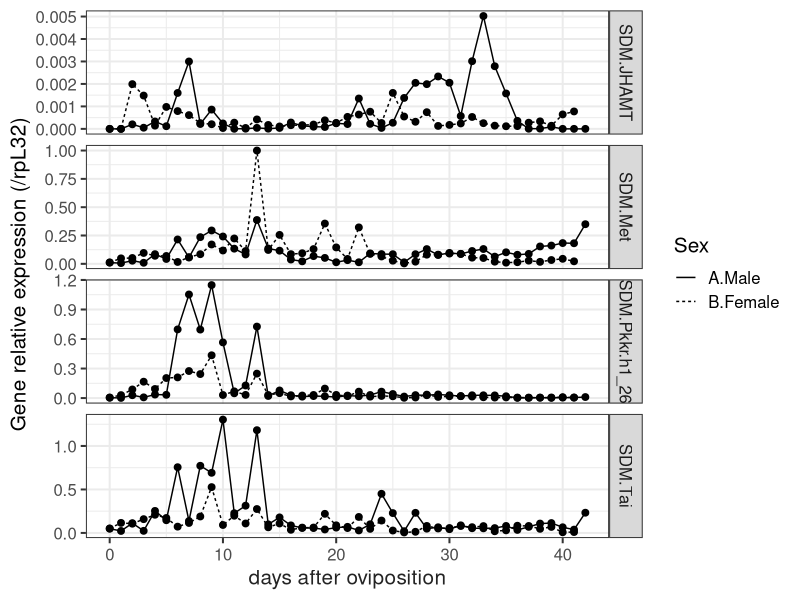
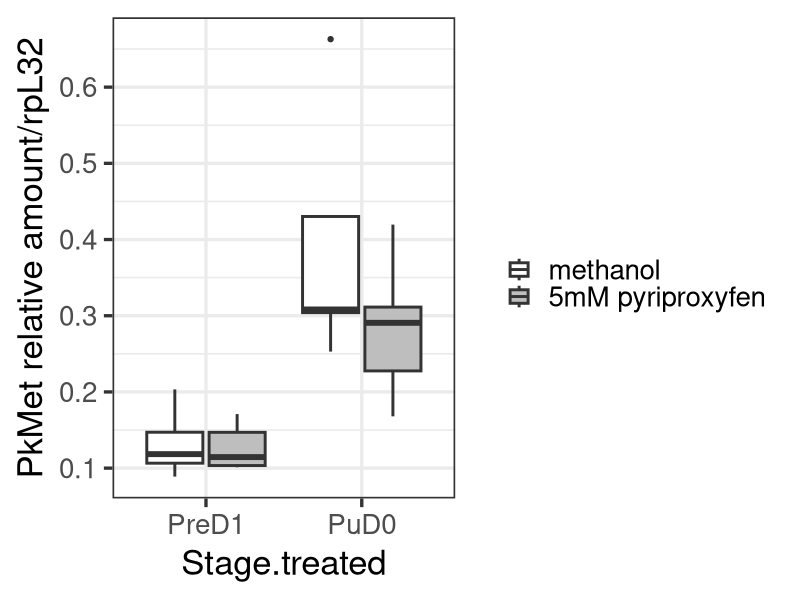
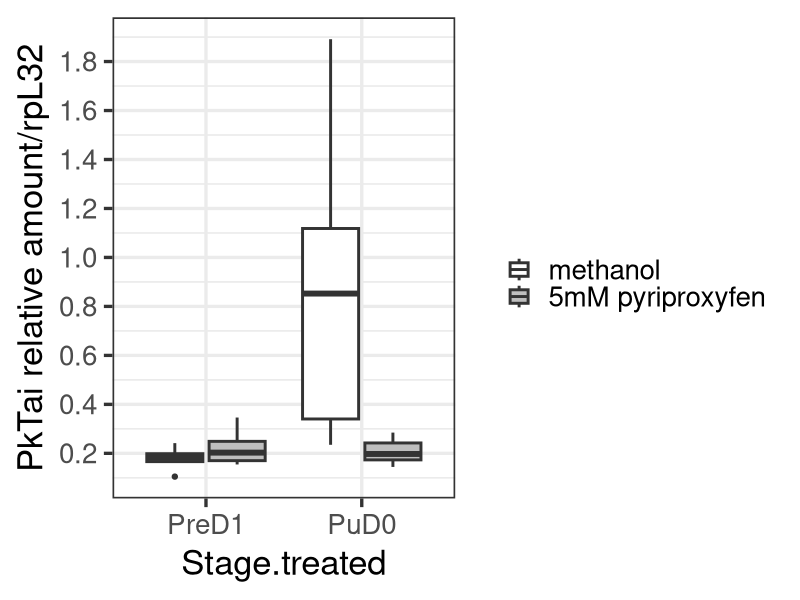
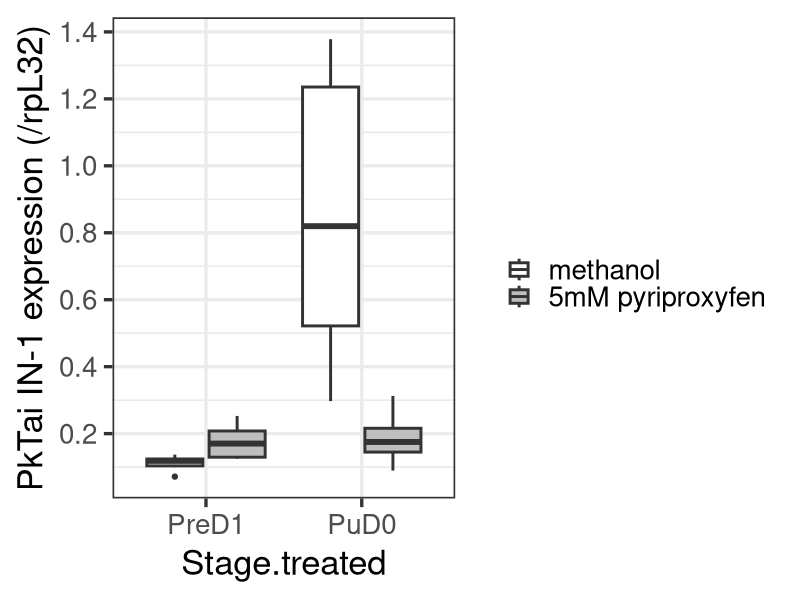
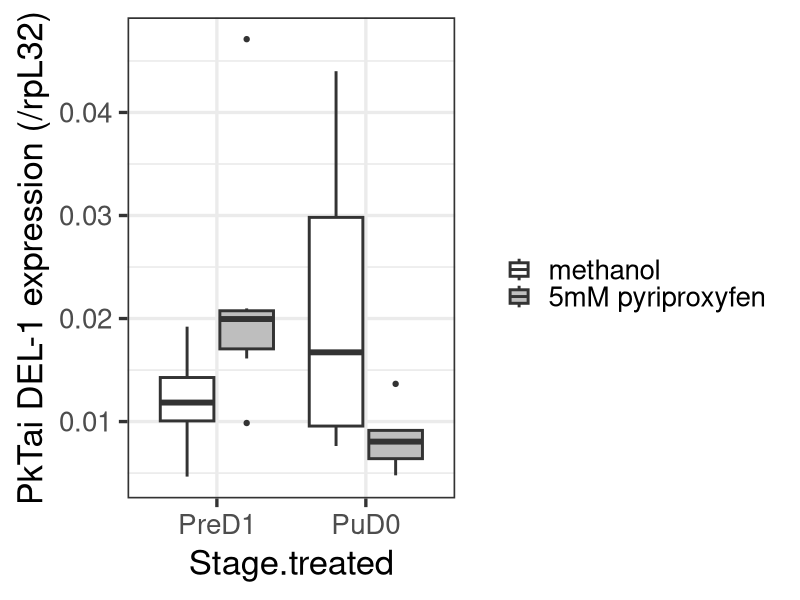
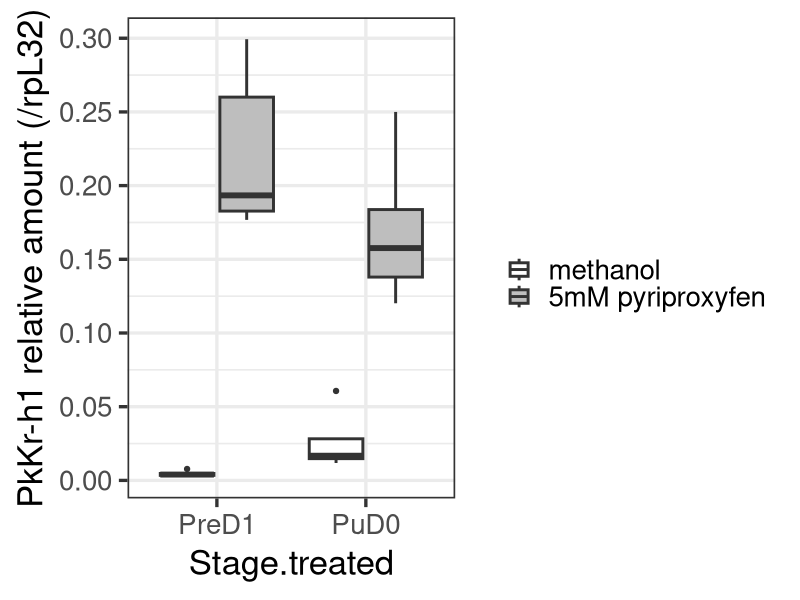
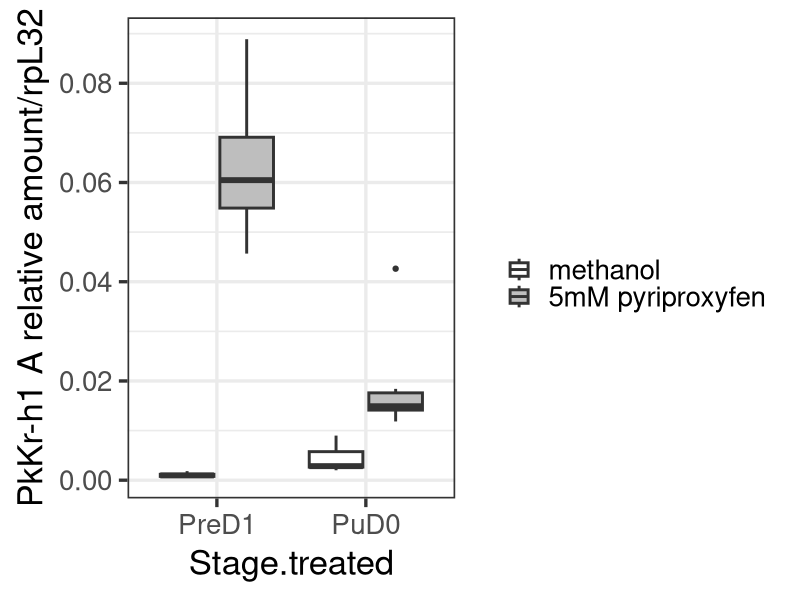
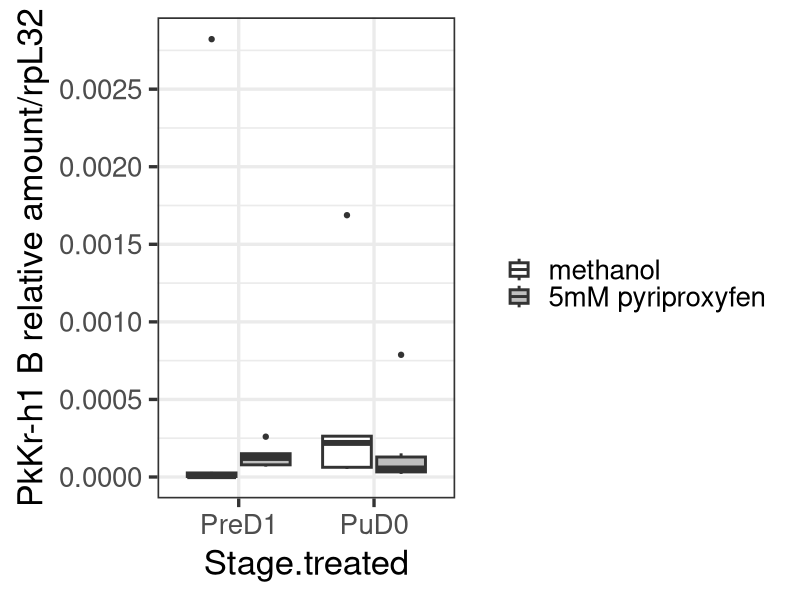

Recreate these plots in R, in order.
## ---- chunk 1
library(ggplot2)
library(plyr)
library(tidyr)


##script source for summarizeSE: http://www.cookbook-r.com/Graphs/Plotting_means_and_error_bars_(ggplot2)/#Helper functions
## Gives count, mean, standard deviation, standard error of the mean, and confidence interval (default 95%).
##   data: a data frame.
##   measurevar: the name of a column that contains the variable to be summariezed
##   groupvars: a vector containing names of columns that contain grouping variables
##   na.rm: a boolean that indicates whether to ignore NA's
##   conf.interval: the percent range of the confidence interval (default is 95%)
summarySE <- function(data=NULL, measurevar, groupvars=NULL, na.rm=FALSE,
                      conf.interval=.95, .drop=TRUE) {
    library(plyr)

    # New version of length which can handle NA's: if na.rm==T, don't count them
    length2 <- function (x, na.rm=FALSE) {
        if (na.rm) sum(!is.na(x))
        else       length(x)
    }

    # This does the summary. For each group's data frame, return a vector with
    # N, mean, and sd
    datac <- ddply(data, groupvars, .drop=.drop,
      .fun = function(xx, col) {
        c(N    = length2(xx[[col]], na.rm=na.rm),
          mean = mean   (xx[[col]], na.rm=na.rm),
          sd   = sd     (xx[[col]], na.rm=na.rm)
        )
      },
      measurevar
    )

    # Rename the "mean" column    
    datac <- rename(datac, c("mean" = measurevar))

    datac$se <- datac$sd / sqrt(datac$N)  # Calculate standard error of the mean

    # Confidence interval multiplier for standard error
    # Calculate t-statistic for confidence interval: 
    # e.g., if conf.interval is .95, use .975 (above/below), and use df=N-1
    ciMult <- qt(conf.interval/2 + .5, datac$N-1)
    datac$ci <- datac$se * ciMult

    return(datac)
}

## ---- chunk 2
dataA<-read.csv(file="expressionprofile.csv",header =TRUE)
dataB<-read.csv(file="Pyri5mM.csv",header = TRUE)

#reshaping data
dataA2<-gather(dataA,Gene,SDM,7:24)

#summarizing by gene, day after oviposition and sex
dataA3<-ddply(dataA2,~Day.after.oviposition +Sex+Gene,summarise,meanrp49=mean(SDM.rp49.2),meanSDM=mean(SDM))

#normalize dataB with housekeeping gene
dataB$gene.normal<-dataB$SDM.gene/dataB$rp49.2

#making mean and error values
dataBs<-summarySE(dataB, measurevar="gene.normal", groupvars=c("Treatment","Stage.treated","Gene"))

## ---- chunk 3
library(dplyr)
Figure2<-subset(dataA3,Gene=="SDM.JHAMT"|Gene=="SDM.Met"|Gene=="SDM.Tai"|Gene=="SDM.Pkkr.h1_26")

pFig1<-ggplot(Figure2, aes(x=Day.after.oviposition,y=meanSDM/meanrp49,group=Sex)) +
  geom_point(aes(linetype=Sex),size=2)+
  geom_line(aes(linetype=Sex),size=0.5)+
  theme(panel.grid.major = element_blank(), panel.grid.minor = element_blank(), panel.background = element_blank(), axis.line = element_line(colour = "black"))+
  ylab("Gene relative expression (/rpL32)") +xlab("days after oviposition") +
  theme_bw(15) + 
  theme(axis.title.x = element_text(colour = "#242424"))

pFig1+facet_grid(Gene~.,scales="free")
## ---- chunk 4
#boxplot

PkMetbox<-subset(dataB, Gene=="B.Met")
PkMetbox<-select(PkMetbox, gene.normal,Stage.treated, Treatment)
Metbox<-ggplot(data = PkMetbox, aes(x = Stage.treated, y = gene.normal)) + 
  geom_boxplot(aes(fill = Treatment), width = 0.8, size=1) +
  ylab("PkMet relative amount/rpL32") +
  scale_fill_manual(name="", # Legend label, use darker colors
                  breaks=c("A.Methanol", "B.5mM"),
                  labels=c("methanol","5mM pyriproxyfen"),
                  values=c("white", "grey"))+
  scale_y_continuous(breaks=seq(0,2,by = 0.1)) + theme_bw(25)

Metbox
postscript("Figure3C-PkMetboxplot.ps")
Metbox
dev.off()

## ---- chunk 5
prepupatestMet<-subset(dataB,dataB$Stage.treated=="PreD1" & dataB$Gene=="B.Met")
t.test(gene.normal~Treatment,data=prepupatestMet)
pupatestMet<-subset(dataB,dataB$Stage.treated=="PuD0" & dataB$Gene=="B.Met")
t.test(gene.normal~Treatment,data=pupatestMet)
## ---- chunk 6
PkTaibox<-subset(dataB, Gene=="O.Tai")
PkTaibox
PkTaibox<-select(PkTaibox, gene.normal,Stage.treated, Treatment)
Taibox<-ggplot(data = PkTaibox, aes(x = Stage.treated, y = gene.normal)) + 
  geom_boxplot(aes(fill = Treatment), width = 0.8, size=1) + 
  ylab("PkTai relative amount/rpL32") +
  scale_fill_manual(name="", # Legend label, use darker colors
                  breaks=c("A.Methanol", "B.5mM"),
                  labels=c("methanol","5mM pyriproxyfen"),
                  values=c("white", "grey")) +
  scale_y_continuous(breaks=seq(0,2,by = 0.2)) + theme_bw(25)
Taibox
postscript("Figure3-PkTaiboxplot.ps")
Taibox
dev.off()
## ---- chunk 7
PkTaiINbox<-subset(dataB, Gene=="P.Tai.IN")
PkTaiINbox
PkTaiINbox<-select(PkTaiINbox, gene.normal,Stage.treated, Treatment)
TaiINbox<-ggplot(data = PkTaiINbox, aes(x = Stage.treated, y = gene.normal)) + 
  geom_boxplot(aes(fill = Treatment), width = 0.8, size=1) + 
  ylab("PkTai IN-1 expression (/rpL32)") +
  scale_fill_manual(name="", # Legend label, use darker colors
                  breaks=c("A.Methanol", "B.5mM"),
                  labels=c("methanol","5mM pyriproxyfen"),
                  values=c("white", "grey")) +
  scale_y_continuous(breaks=seq(0,2,by = 0.2)) + theme_bw(25)
TaiINbox
postscript("Figure3-PkTaiINboxplot.ps")
TaiINbox
dev.off()
## ---- chunk 8
#boxplot
PkTaiDELbox<-subset(dataB, Gene=="Q.Tai-DEL")
PkTaiDELbox
PkTaiDELbox<-select(PkTaiDELbox, gene.normal,Stage.treated, Treatment)
TaiDELbox<-ggplot(data = PkTaiDELbox, aes(x = Stage.treated, y = gene.normal)) + 
  geom_boxplot(aes(fill = Treatment), width = 0.8, size =1) + 
  ylab("PkTai DEL-1 expression (/rpL32)") +
  scale_fill_manual(name="", # Legend label, use darker colors
                  breaks=c("A.Methanol", "B.5mM"),
                  labels=c("methanol","5mM pyriproxyfen"),
                  values=c("white", "grey")) +
  scale_y_continuous(breaks=seq(0,2,by = 0.01)) + theme_bw(25)
TaiDELbox
postscript("Figure3-PkTaiDELbox.ps")
TaiDELbox
dev.off()

## ---- chunk 9

prepupatestPkTaiIN<-subset(dataB,dataB$Stage.treated=="PreD1" & dataB$Gene=="P.Tai.IN")
t.test(gene.normal~Treatment,data=prepupatestPkTaiIN)
pupatestPkTaiIN<-subset(dataB,dataB$Stage.treated=="PuD0" & dataB$Gene=="P.Tai.IN")
t.test(gene.normal~Treatment,data=pupatestPkTaiIN)


prepupatestPkTaiDEL<-subset(dataB,dataB$Stage.treated=="PreD1" & dataB$Gene=="Q.Tai-DEL")
t.test(gene.normal~Treatment,data=prepupatestPkTaiDEL)
pupatestPkTaiDEL<-subset(dataB,dataB$Stage.treated=="PuD0" & dataB$Gene=="Q.Tai-DEL")
t.test(gene.normal~Treatment,data=pupatestPkTaiDEL)

prepupatestPkTai<-subset(dataB,dataB$Stage.treated=="PreD1" & dataB$Gene=="O.Tai")
t.test(gene.normal~Treatment,data=prepupatestPkTai)
pupatestPkTai<-subset(dataB,dataB$Stage.treated=="PuD0" & dataB$Gene=="O.Tai")
t.test(gene.normal~Treatment,data=pupatestPkTai)

## ---- chunk 10
PkKrh1<-subset(dataBs,dataBs$Gene=="D.kr-h1")
PkKrh1box<-subset(dataB, Gene=="D.kr-h1")
PkKrh1box
PkKrh1box<-select(PkKrh1box, gene.normal,Stage.treated, Treatment)
Krh1box<-ggplot(data = PkKrh1box, aes(x = Stage.treated, y = gene.normal)) + 
  geom_boxplot(aes(fill = Treatment), width = 0.8, size=1) + 
  ylab("PkKr-h1 relative amount (/rpL32)") +
  scale_fill_manual(name="", # Legend label, use darker colors
                  breaks=c("A.Methanol", "B.5mM"),
                  labels=c("methanol","5mM pyriproxyfen"),
                  values=c("white", "grey"))+
  scale_y_continuous(breaks=seq(0,2,by = 0.05)) + theme_bw(25)

Krh1box
postscript("Figure3-PkKrh1boxplot.ps")
Krh1box
dev.off()
## ---- chunk 11
#boxplot
PkKrh1Abox<-subset(dataB, Gene=="E.Pkkr-h1A")
PkKrh1Abox
PkKrh1Abox<-select(PkKrh1Abox, gene.normal,Stage.treated, Treatment)
Krh1Abox<-ggplot(data = PkKrh1Abox, aes(x = Stage.treated, y = gene.normal)) + 
  geom_boxplot(aes(fill = Treatment), width = 0.8, size=1) + 
  ylab("PkKr-h1 A relative amount/rpL32") +
  scale_fill_manual(name="", # Legend label, use darker colors
                  breaks=c("A.Methanol", "B.5mM"),
                  labels=c("methanol","5mM pyriproxyfen"),
                  values=c("white", "grey")) +
  scale_y_continuous(breaks=seq(0,2,by = 0.02)) + theme_bw(25)

Krh1Abox
postscript("Figure3-PkKrh1Aboxplot.ps")
Krh1Abox
dev.off()
## ---- chunk 12
#boxplot
PkKrh1Bbox<-subset(dataB, Gene=="F.Pkkr-h1B")
PkKrh1Bbox
PkKrh1Bbox<-select(PkKrh1Bbox, gene.normal,Stage.treated, Treatment)
Krh1Bbox<-ggplot(data = PkKrh1Bbox, aes(x = Stage.treated, y = gene.normal)) + 
  geom_boxplot(aes(fill = Treatment), width = 0.8,size=1) + 
  ylab("PkKr-h1 B relative amount/rpL32") +
  scale_fill_manual(name="", # Legend label, use darker colors
                  breaks=c("A.Methanol", "B.5mM"),
                  labels=c("methanol","5mM pyriproxyfen"),
                  values=c("white", "grey")) +
  scale_y_continuous(breaks=seq(0,2,by = 0.0005)) + theme_bw(25)

Krh1Bbox
postscript("Figure3H-PkKrh1Bboxplot.ps")
Krh1Bbox
dev.off()
## ---- chunk 13
#subsetting original data for statistical tests prepupae

prepupatestPkkrh1<-subset(dataB,dataB$Stage.treated=="PreD1" & dataB$Gene=="D.kr-h1")
t.test(gene.normal~Treatment,data=prepupatestPkkrh1)
pupatestPkkrh1<-subset(dataB,dataB$Stage.treated=="PuD0" & dataB$Gene=="D.kr-h1")
t.test(gene.normal~Treatment,data=pupatestPkkrh1)

prepupatestPkkrh1A<-subset(dataB,dataB$Stage.treated=="PreD1" & dataB$Gene=="E.Pkkr-h1A")
t.test(gene.normal~Treatment,data=prepupatestPkkrh1A)
pupatestPkkrh1A<-subset(dataB,dataB$Stage.treated=="PuD0" & dataB$Gene=="E.Pkkr-h1A")
t.test(gene.normal~Treatment,data=pupatestPkkrh1A)


prepupatestPkkrh1B<-subset(dataB,dataB$Stage.treated=="PreD1" & dataB$Gene=="F.Pkkr-h1B")
t.test(gene.normal~Treatment,data=prepupatestPkkrh1B)
pupatestPkkrh1B<-subset(dataB,dataB$Stage.treated=="PuD0" & dataB$Gene=="F.Pkkr-h1B")
t.test(gene.normal~Treatment,data=pupatestPkkrh1B)
## ---- chunk 14
Figure5<-subset(dataA3,Gene=="SDM.Pkbr1"|Gene=="SDM.Pkbr2"|Gene=="SDM.Pkbr3")
pFig5<-ggplot(Figure5, aes(x=Day.after.oviposition,y=meanSDM/meanrp49,group=Sex)) +
   geom_point(aes(linetype=Sex))+
   geom_line(aes(linetype=Sex))+
  theme(panel.grid.major = element_blank(), panel.grid.minor = element_blank(), panel.background = element_blank(), axis.line = element_line(colour = "black"))+
  ylab("Pkbr copies relative expression (/rpL32)") +xlab("days after oviposition") +
  theme_bw(15) + 
  theme(axis.title.x = element_text(colour = "#242424"))

pFig5+facet_grid(Gene~.,scale="free")

## ---- chunk 15
FigureS7A<-subset(dataA3,Gene=="SDM.Pkbr1.Z2"|Gene=="SDM.Pkbr1.Z4"|Gene=="SDM.Pkbr2.Z2"|Gene=="SDM.Pkbr2.Z4"|Gene=="SDM.Pkbr3.Z2")
pFigS7A<-ggplot(FigureS7A, aes(x=Day.after.oviposition,y=meanSDM/meanrp49,group=Sex)) +
   geom_point(aes(linetype=Sex))+
   geom_line(aes(linetype=Sex))+
  theme(panel.grid.major = element_blank(), panel.grid.minor = element_blank(), panel.background = element_blank(), axis.line = element_line(colour = "black"))+
  ylab("Pkbr copies and isoforms relative expression (/rpL32)") +xlab("days after oviposition") +
  theme_bw(15) + 
  theme(axis.title.x = element_text(colour = "#242424"))

pFigS7A+facet_grid(Gene~.,scale="free")
## ---- chunk 16
#boxplot
Pkbr1box<-subset(dataB, Gene=="G.Pkbr1")
Pkbr1box
Pkbr1box<-select(Pkbr1box, gene.normal,Stage.treated, Treatment)
br1box<-ggplot(data = Pkbr1box, aes(x = Stage.treated, y = gene.normal)) + 
  geom_boxplot(aes(fill = Treatment), width = 0.8, size=1) + 
  ylab("Pkbr1 relative amount/rpL32") +
  scale_fill_manual(name="", # Legend label, use darker colors
                  breaks=c("A.Methanol", "B.5mM"),
                  labels=c("methanol","5mM pyriproxyfen"),
                  values=c("white", "grey")) +
  scale_y_continuous(breaks=seq(0,2,by = 0.05)) + theme_bw(25)

br1box
postscript("Figure5B-Pkbr1Bboxplot.ps")
br1box
dev.off()

## ---- chunk 17
#boxplot
Pkbr1Z2box<-subset(dataB, Gene=="H.Pkbr1.Z2")
Pkbr1Z2box
Pkbr1Z2box<-select(Pkbr1Z2box, gene.normal,Stage.treated, Treatment)
br1Z2box<-ggplot(data = Pkbr1Z2box, aes(x = Stage.treated, y = gene.normal)) + 
  geom_boxplot(aes(fill = Treatment), width = 0.8, size=1) + 
  ylab("Pkbr1 Z2 relative amount/rpL32") +
  scale_fill_manual(name="", # Legend label, use darker colors
                  breaks=c("A.Methanol", "B.5mM"),
                  labels=c("methanol","5mM pyriproxyfen"),
                  values=c("white", "grey")) +
  scale_y_continuous(breaks=seq(0,2,by = 0.01)) + theme_bw(25)

br1Z2box
postscript("Figure5C-Pkbr1Z2boxplot.ps")
br1Z2box
dev.off()
## ---- chunk 18
#boxplot
Pkbr1Z4box<-subset(dataB, Gene=="I.Pkbr1.Z4")
Pkbr1Z4box
Pkbr1Z4box<-select(Pkbr1Z4box, gene.normal,Stage.treated, Treatment)
br1Z4box<-ggplot(data = Pkbr1Z4box, aes(x = Stage.treated, y = gene.normal)) + 
  geom_boxplot(aes(fill = Treatment), width = 0.8, size=1) + 
  ylab("Pkbr1 Z2 relative amount/rpL32") +
  scale_fill_manual(name="", # Legend label, use darker colors
                  breaks=c("A.Methanol", "B.5mM"),
                  labels=c("methanol","5mM pyriproxyfen"),
                  values=c("white", "grey")) +
  scale_y_continuous(breaks=seq(0,2,by = 0.01)) + theme_bw(25)
br1Z4box
postscript("Figure5D-Pkbr1Z4boxplot.ps")
br1Z4box
dev.off()
## ---- chunk 19
#boxplot
Pkbr3box<-subset(dataB, Gene=="M.Pkbr3")
Pkbr3box
Pkbr3box<-select(Pkbr3box, gene.normal,Stage.treated, Treatment)
br3box<-ggplot(data = Pkbr3box, aes(x = Stage.treated, y = gene.normal)) + 
  geom_boxplot(aes(fill = Treatment), width = 0.8, size=1) + 
  ylab("Pkbr1 Z2 relative amount/rpL32") +
  scale_fill_manual(name="", # Legend label, use darker colors
                  breaks=c("A.Methanol", "B.5mM"),
                  labels=c("methanol","5mM pyriproxyfen"),
                  values=c("white", "grey")) +
  scale_y_continuous(breaks=seq(0,2,by = 0.05)) + theme_bw(25)
br3box
postscript("Figure5E-Pkbr3boxplot.ps")
br3box
dev.off()
## ---- chunk 20
#boxplot
Pkbr3Z2box<-subset(dataB, Gene=="N.Pkbr3.Z2")
Pkbr3Z2box
Pkbr3Z2box<-select(Pkbr3Z2box, gene.normal,Stage.treated, Treatment)
br3Z2box<-ggplot(data = Pkbr3Z2box, aes(x = Stage.treated, y = gene.normal)) + 
  geom_boxplot(aes(fill = Treatment), width = 0.8, size=1) + 
  ylab("Pkbr1 Z2 relative amount/rpL32") +
  scale_fill_manual(name="", # Legend label, use darker colors
                  breaks=c("A.Methanol", "B.5mM"),
                  labels=c("methanol","5mM pyriproxyfen"),
                  values=c("white", "grey")) +
  scale_y_continuous(breaks=seq(0,2,by = 0.05)) + theme_bw(25)
br3Z2box
postscript("Figure5F-Pkbr3Z2boxplot.ps")
br3Z2box
dev.off()

## ---- chunk 21
#boxplot
Pkbr2box<-subset(dataB, Gene=="J.Pkbr2")
Pkbr2box
Pkbr2box<-select(Pkbr2box, gene.normal,Stage.treated, Treatment)
br2box<-ggplot(data = Pkbr2box, aes(x = Stage.treated, y = gene.normal)) + 
  geom_boxplot(aes(fill = Treatment), width = 0.8, size=1) + 
  ylab("Pkbr2 relative amount/rpL32") +
  scale_fill_manual(name="", # Legend label, use darker colors
                  breaks=c("A.Methanol", "B.5mM"),
                  labels=c("methanol","5mM pyriproxyfen"),
                  values=c("white", "grey")) +
  scale_y_continuous(breaks=seq(0,2,by = 0.005)) + theme_bw(25)
br2box
postscript("FigureS-Pkbr2boxplot.ps")
br2box
dev.off()

## ---- chunk 22
#boxplot
Pkbr2Z2box<-subset(dataB, Gene=="K.Pkbr2.Z2")
Pkbr2Z2box
Pkbr2Z2box<-select(Pkbr2Z2box, gene.normal,Stage.treated, Treatment)
br2Z2box<-ggplot(data = Pkbr2Z2box, aes(x = Stage.treated, y = gene.normal)) + 
  geom_boxplot(aes(fill = Treatment), width = 0.8, size=1) + 
  ylab("Pkbr2 Z2 relative amount/rpL32") +
  scale_fill_manual(name="", # Legend label, use darker colors
                  breaks=c("A.Methanol", "B.5mM"),
                  labels=c("methanol","5mM pyriproxyfen"),
                  values=c("white", "grey")) +
  scale_y_continuous(breaks=seq(0,2,by = 0.005)) + theme_bw(25)
br2Z2box
postscript("FigureS-Pkbr2Z2boxplot.ps")
br2Z2box
dev.off()
## ---- chunk 23
#boxplot
Pkbr2Z4box<-subset(dataB, Gene=="L.Pkbr2.Z4")
Pkbr2Z4box
Pkbr2Z4box<-select(Pkbr2Z4box, gene.normal,Stage.treated, Treatment)
br2Z4box<-ggplot(data = Pkbr2Z4box, aes(x = Stage.treated, y = gene.normal)) + 
  geom_boxplot(aes(fill = Treatment), width = 0.8, size=1) + 
  ylab("Pkbr2 Z2 relative amount/rpL32") +
  scale_fill_manual(name="", # Legend label, use darker colors
                  breaks=c("A.Methanol", "B.5mM"),
                  labels=c("methanol","5mM pyriproxyfen"),
                  values=c("white", "grey")) +
  scale_y_continuous(breaks=seq(0,2,by = 0.005)) + theme_bw(25)
br2Z4box
postscript("FigureS-Pkbr2Z4boxplot.ps")
br2Z4box
dev.off()
## ---- chunk 24
#subsetting original data for statistical tests prepupae


prepupatestPkbr1<-subset(dataB,dataB$Stage.treated=="PreD1" & dataB$Gene=="G.Pkbr1")
t.test(gene.normal~Treatment,data=prepupatestPkbr1)
pupatestPkbr1<-subset(dataB,dataB$Stage.treated=="PuD0" & dataB$Gene=="G.Pkbr1")
t.test(gene.normal~Treatment,data=pupatestPkbr1)


prepupatestPkbr1z2<-subset(dataB,dataB$Stage.treated=="PreD1" & dataB$Gene=="H.Pkbr1.Z2")
t.test(gene.normal~Treatment,data=prepupatestPkbr1z2)
pupatestPkbr1z2<-subset(dataB,dataB$Stage.treated=="PuD0" & dataB$Gene=="H.Pkbr1.Z2")
t.test(gene.normal~Treatment,data=pupatestPkbr1z2)


prepupatestPkbr1z4<-subset(dataB,dataB$Stage.treated=="PreD1" & dataB$Gene=="I.Pkbr1.Z4")
t.test(gene.normal~Treatment,data=prepupatestPkbr1z4)
pupatestPkbr1z4<-subset(dataB,dataB$Stage.treated=="PuD0" & dataB$Gene=="I.Pkbr1.Z4")
t.test(gene.normal~Treatment,data=pupatestPkbr1z4)


prepupatestPkbr2<-subset(dataB,dataB$Stage.treated=="PreD1" & dataB$Gene=="J.Pkbr2")
t.test(gene.normal~Treatment,data=prepupatestPkbr2)
pupatestPkbr2<-subset(dataB,dataB$Stage.treated=="PuD0" & dataB$Gene=="J.Pkbr2")
t.test(gene.normal~Treatment,data=pupatestPkbr2)


prepupatestPkbr2z2<-subset(dataB,dataB$Stage.treated=="PreD1" & dataB$Gene=="K.Pkbr2.Z2")
t.test(gene.normal~Treatment,data=prepupatestPkbr2z2)
pupatestPkbr2z2<-subset(dataB,dataB$Stage.treated=="PuD0" & dataB$Gene=="K.Pkbr2.Z2")
t.test(gene.normal~Treatment,data=pupatestPkbr2z2)

prepupatestPkbr2z4<-subset(dataB,dataB$Stage.treated=="PreD1" & dataB$Gene=="L.Pkbr2.Z4")
t.test(gene.normal~Treatment,data=prepupatestPkbr2z4)
pupatestPkbr2z4<-subset(dataB,dataB$Stage.treated=="PuD0" & dataB$Gene=="L.Pkbr2.Z4")
t.test(gene.normal~Treatment,data=pupatestPkbr2z4)

prepupatestPkbr3<-subset(dataB,dataB$Stage.treated=="PreD1" & dataB$Gene=="M.Pkbr3")
t.test(gene.normal~Treatment,data=prepupatestPkbr3)
pupatestPkbr3<-subset(dataB,dataB$Stage.treated=="PuD0" & dataB$Gene=="M.Pkbr3")
t.test(gene.normal~Treatment,data=pupatestPkbr3)


prepupatestPkbr3z2<-subset(dataB,dataB$Stage.treated=="PreD1" & dataB$Gene=="N.Pkbr3.Z2")
t.test(gene.normal~Treatment,data=prepupatestPkbr3z2)
pupatestPkbr3z2<-subset(dataB,dataB$Stage.treated=="PuD0" & dataB$Gene=="N.Pkbr3.Z2")
t.test(gene.normal~Treatment,data=pupatestPkbr3z2)

## ---- chunk 25
FigureSTai<-subset(dataA3,Gene=="SDM.Tai.IN"|Gene=="SDM.Tai.DEL")

pFigSTai<-ggplot(FigureSTai, aes(x=Day.after.oviposition,y=meanSDM/meanrp49,group=Sex)) +
  geom_point(aes(linetype=Sex),size=2)+
  geom_line(aes(linetype=Sex),size=0.5)+
  theme(panel.grid.major = element_blank(), panel.grid.minor = element_blank(), panel.background = element_blank(), axis.line = element_line(colour = "black"))+
  ylab("Gene relative expression (/rpL32)") +xlab("days after oviposition") +
  theme_bw(15) + 
  theme(axis.title.x = element_text(colour = "#242424"))

pFigSTai+facet_grid(Gene~.,scales="free")

FigureSTai5<-subset(dataA3,Gene=="SDM.Tai5A"|Gene=="SDM.Tai5B")

pFigSTai5<-ggplot(FigureSTai5, aes(x=Day.after.oviposition,y=meanSDM/meanrp49,group=Sex)) +
  geom_point(aes(linetype=Sex),size=2)+
  geom_line(aes(linetype=Sex),size=0.5)+
  theme(panel.grid.major = element_blank(), panel.grid.minor = element_blank(), panel.background = element_blank(), axis.line = element_line(colour = "black"))+
  ylab("Gene relative expression (/rpL32)") +xlab("days after oviposition") +
  theme_bw(15) + 
  theme(axis.title.x = element_text(colour = "#242424"))

pFigSTai5+facet_grid(Gene~.,scales="free")
